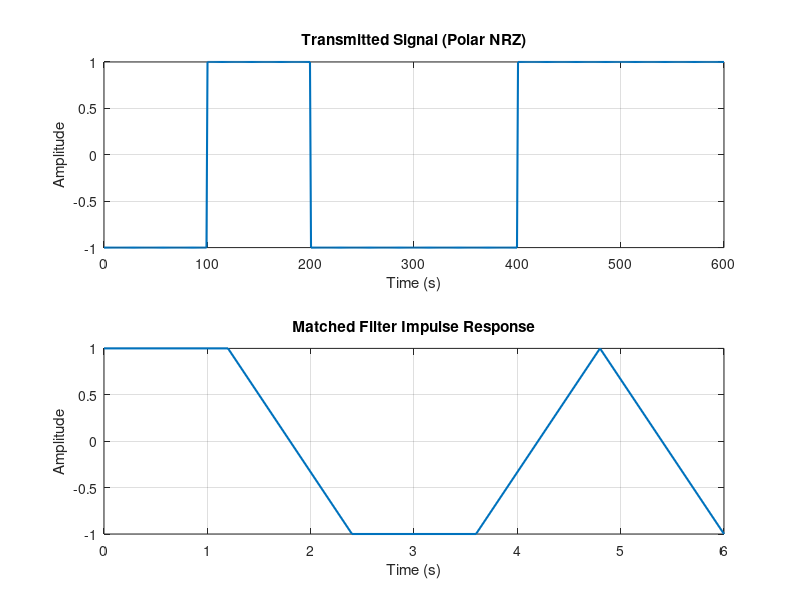

This figure's MATLAB source:
V = 1;
T_b = 1;

oversample_factor = 100;
time_vector = linspace(0, T_b, oversample_factor);

data_sequence = [0, 1, 0, 0, 1, 1];
polar_nrz = V * (2 * data_sequence - 1);


transmitted_signal = [];
for i = 1:length(data_sequence)
    transmitted_signal = [transmitted_signal, polar_nrz(i) * ones(1, oversample_factor)];
end


matched_filter_response = flip(polar_nrz);
time_vector_mf = linspace(0, length(matched_filter_response) * T_b, length(matched_filter_response));
filtered_signal = conv(transmitted_signal, matched_filter_response, 'same');
t_filtered = linspace(0, length(transmitted_signal) * T_b, length(filtered_signal));


figure;

% Plot the transmitted signal
subplot(2,1,1);
plot(linspace(0, length(transmitted_signal) * T_b, length(transmitted_signal)), transmitted_signal, 'LineWidth', 1.5);
title('Transmitted Signal (Polar NRZ)');
xlabel('Time (s)');
ylabel('Amplitude');
grid on;

% Plot the impulse response of the matched filter
subplot(2,1,2);
plot(time_vector_mf, matched_filter_response, 'LineWidth', 1.5);
title('Matched Filter Impulse Response');
xlabel('Time (s)');
ylabel('Amplitude');
grid on;


% Given values of noise power sigma^2
sigma_squared_values = [20, 40, 80, 160]; % in W

% Amplitude of the transmitted signal
V = 1;

% Preallocate an array to store theoretical error probabilities
theoretical_error_probabilities = zeros(1, length(sigma_squared_values));

% Calculate the theoretical BER for each noise power
for i = 1:length(sigma_squared_values)
    sigma2 = sigma_squared_values(i); % Noise power
    sigma = sqrt(sigma2); % Standard deviation of the noise
    
    % Calculate the theoretical error probability using the Q-function
    theoretical_error_probabilities(i) = qfunc(V / sigma); % Q-function
end

% Display the theoretical error probabilities
disp('Theoretical Error Probabilities:');
disp(theoretical_error_probabilities);